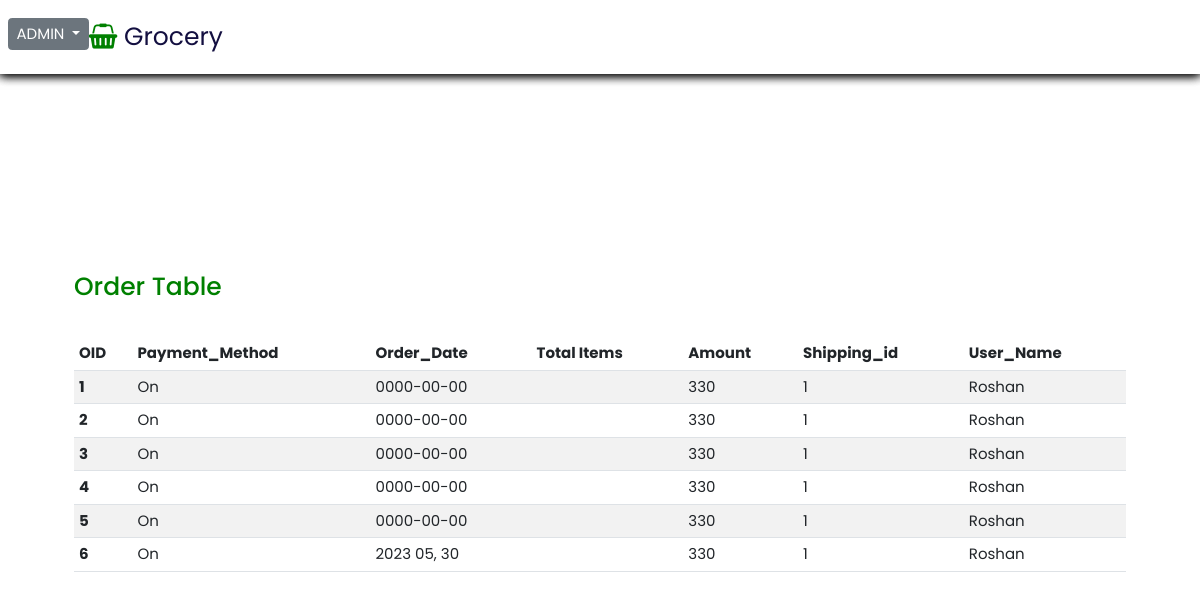
/seller/order.php (signed in), run on an earlier commit of the app's database.
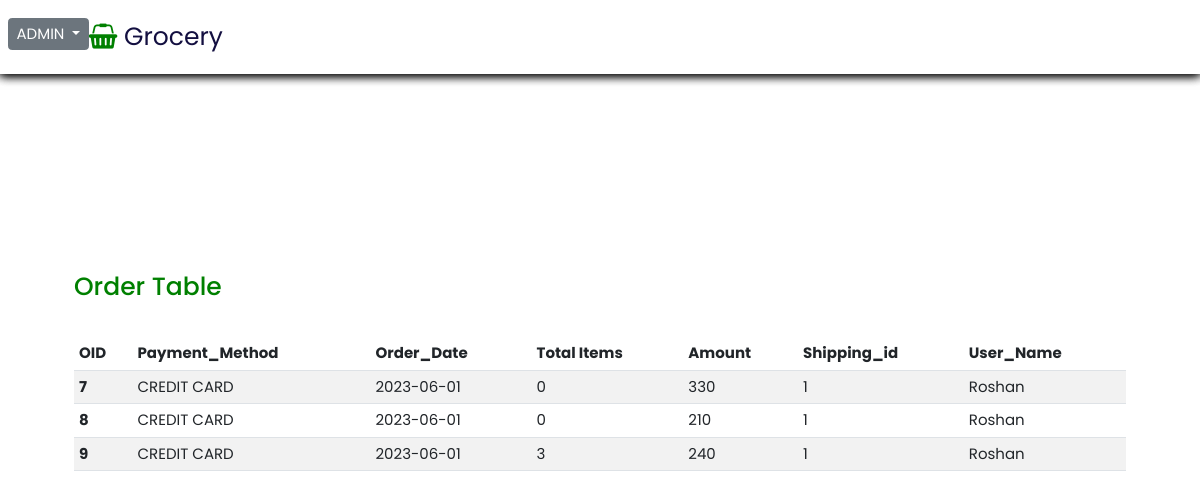
And on a later commit of the database.
### tables this page shows
CREATE TABLE `ordertable` (
  `OID` int(10) NOT NULL,
  `paymentmethod` varchar(40) NOT NULL,
  `orderdate` varchar(20) NOT NULL,
  `billingid` int(40) NOT NULL,
  `amount` int(10) NOT NULL,
  `shipping` int(10) NOT NULL,
  `UID` int(10) NOT NULL,
  `storeID` int(11) NOT NULL,
  `items` int(50) NOT NULL
);

CREATE TABLE `users` (
  `UID` int(10) NOT NULL,
  `first_name` varchar(20) NOT NULL,
  `last_name` varchar(20) NOT NULL,
  `AID` int(10) NOT NULL,
  `emailid` varchar(50) NOT NULL,
  `mobile_number` int(10) NOT NULL,
  `password` varchar(50) NOT NULL
);

### seller/order.php (the view, shortened to what this page needs)
<?php include 'header.php'; ?>
  <body>
    <header >
      <div class="adminlogo">
        <?php
        include 'dropdown.php' ?>
        <a href="#" class="logo"><i class="fa fa-shopping-basket" aria-hidden="true"></i> Grocery</a>
      </div>
    </header>
    <section class="section">
      <div class="users">
         <h1>Order Table</h1>
      </div>
            <div class="usercontainer">
              <table class="table table-striped table-hover">
                <thead>
                <tr>
                  <th scope="col">OID</th>
                  <th scope="col">Payment_Method</th>
                  <th scope="col">Order_Date</th>
                  <th scope="col">Total items</th>
                  <th scope="col">Amount</th>
                  <th scope="col">Shipping_id</th>
                  <th scope="col">User_Name</th>
                </tr>
               </thead>
               <tbody>
                 <?php
                      include 'config.php';
                        $sql="SELECT *  FROM ordertable  ";
                      $result2=mysqli_query($conn,$sql);
                      if(mysqli_num_rows( $result2 )>0)
                      {
                        while($row=mysqli_fetch_assoc($result2))
                        {
                 ?>
                <tr>
                  <th scope="row"><?php  echo $row['OID']; ?></th>
                  <td><?php  echo $row['paymentmethod']; ?></td>
                  <td><?php  echo $row['orderdate']; ?></td>
                  <td><?php  echo $row['items']; ?></td>
                  <td><?php  echo $row['amount']; ?></td>
                  <td><?php  echo $row['shipping']; ?></td>
                  <?php
                       include 'config.php';
                         $sql3="SELECT *  FROM users WHERE UID = '{$row['UID']}' ";
                       $result3=mysqli_query($conn,$sql3);
                       if(mysqli_num_rows( $result3 )>0)
                       {
                         while($row3=mysqli_fetch_assoc($result3))
                         {
                  ?>
                  <td><?php  echo $row3['first_name']; ?></td>
                  <?php
                       }
                     }else{
                      echo "empty";
                     }
                  ?>
                </tr>
                <?php
                     }
                   }else{
                    echo "empty";
                   }
                ?>
      </tbody>
   </table>
  </div>
 </section>
  </body>
</html>

What changed in the data, as far as the page shows it:
removed ordertable: OID "1", paymentmethod "On", orderdate "0000-00-00", amount "330", shipping "1", users (first_name "Roshan")
removed ordertable: OID "2", paymentmethod "On", orderdate "0000-00-00", amount "330", shipping "1", users (first_name "Roshan")
removed ordertable: OID "3", paymentmethod "On", orderdate "0000-00-00", amount "330", shipping "1", users (first_name "Roshan")
removed ordertable: OID "4", paymentmethod "On", orderdate "0000-00-00", amount "330", shipping "1", users (first_name "Roshan")
removed ordertable: OID "5", paymentmethod "On", orderdate "0000-00-00", amount "330", shipping "1", users (first_name "Roshan")
removed ordertable: OID "6", paymentmethod "On", orderdate "2023 05, 30", amount "330", shipping "1", users (first_name "Roshan")
added ordertable: OID "7", paymentmethod "CREDIT CARD", orderdate "2023-06-01", items "0", amount "330", shipping "1", users (first_name "Roshan")
added ordertable: OID "8", paymentmethod "CREDIT CARD", orderdate "2023-06-01", items "0", amount "210", shipping "1", users (first_name "Roshan")
added ordertable: OID "9", paymentmethod "CREDIT CARD", orderdate "2023-06-01", items "3", amount "240", shipping "1", users (first_name "Roshan")
